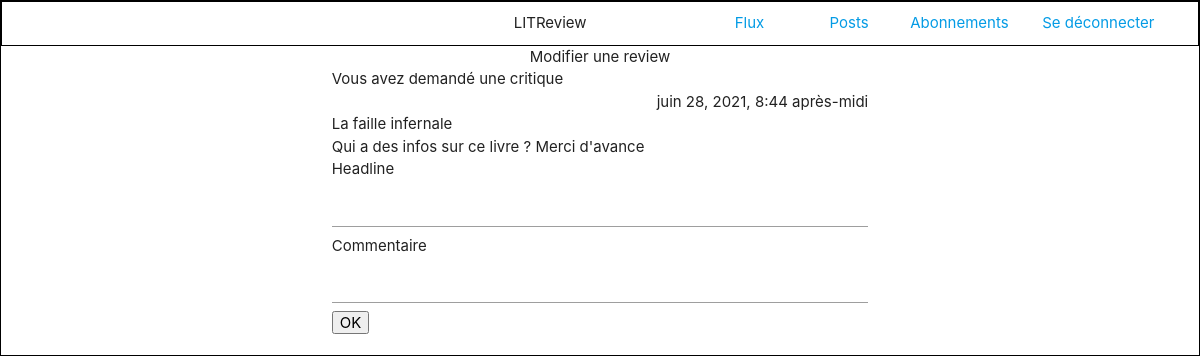
Screenshot of /edit-review/9 (signed in) with the database file from the repository.
### accounts/models.py (models this page shows)
class Ticket(models.Model):
    title = models.CharField(max_length=8192, blank=True)
    description = models.TextField(max_length=2048, blank=True)
    user = models.ForeignKey(
        to=settings.AUTH_USER_MODEL, on_delete=models.CASCADE)
    image = models.ImageField(null=True, blank=True)
    time_created = models.DateTimeField(auto_now_add=True)

### accounts/views.py (the view, shortened to what this page needs)
# urls.py: path('edit-review/<int:id_review>', views.editreview, name='edit-review'),
def editreview(request, id_review):
    review = Review.objects.get(pk=id_review)
    ticket = review.ticket
    if request.user == review.user:
        if request.method == "GET":
            return render(request, 'edit-review.html', locals())
    else:
        return redirect('home')

### templates/edit-review.html (shortened to what this page needs)
{% extends 'base.html' %}
{% block content %}
<div class="row container">
<div class="col s8 offset-s2">
<div class="center-align">Modifier une review</div>
<form action="" method="post">
<div>{% if request.user == ticket.user %} Vous avez
{% else %} {{ ticket.user }} a
{% endif %} demandé une critique</div>
<div class="right-align">{{ ticket.time_created }}</div>
<div>{{ ticket.title }}</div>
<div>{{ ticket.description }}</div>
<span>Headline</span>
<input name="headline" id="headline">
<span>Commentaire</span>
<input name="commentaire" id="commentaire">
<input type="submit" value="OK">
</form>
</div>
</div>
{% endblock %}

### static/css/LITReview.css (style rules this page uses)
body { border: solid 1px black; }

### rows the page displays
Ticket: time_created "juin 28, 2021, 8:44 après-midi", title "La faille infernale", description "Qui a des infos sur ce livre ? Merci d'avance"
